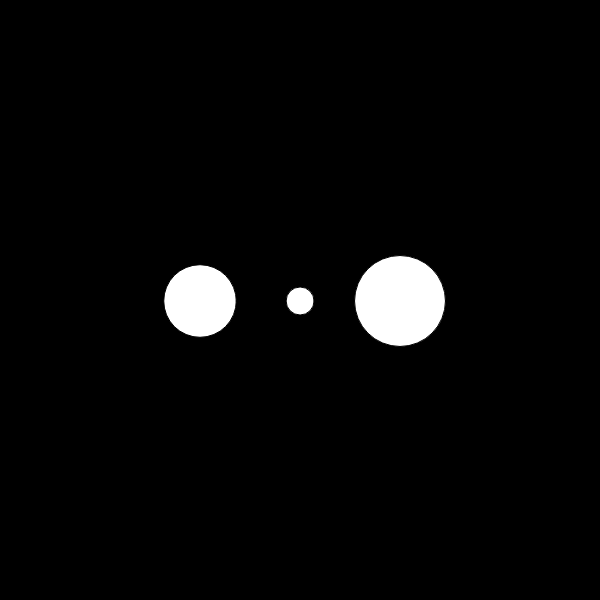
Frame 1 (no input)
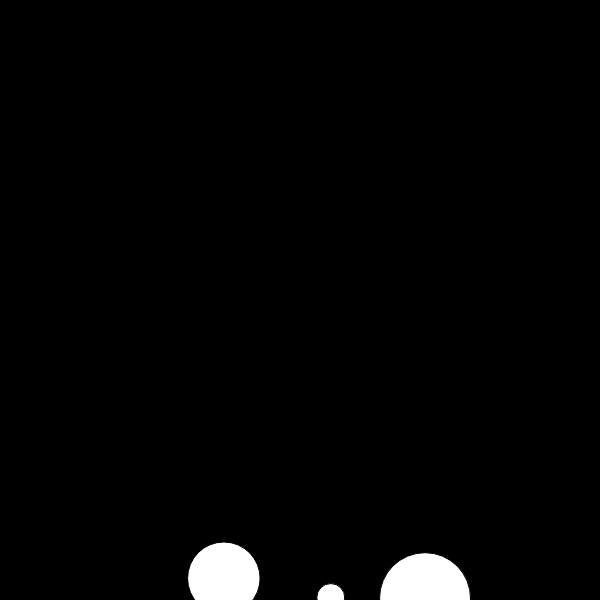
Frame 60 (no input)
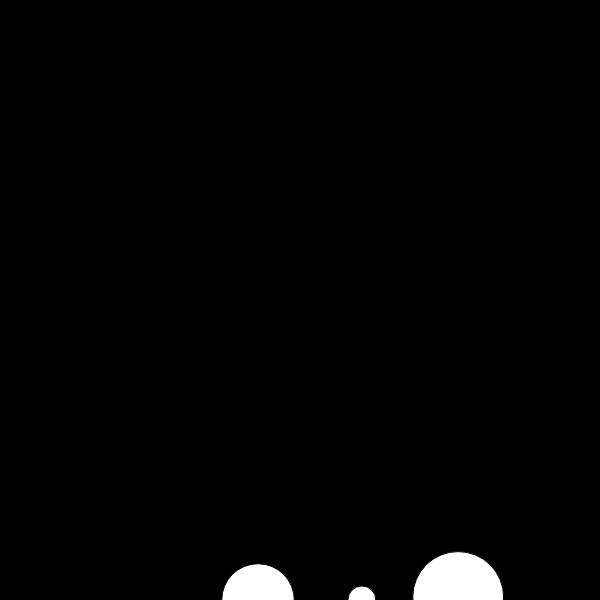
Frame 120 (the mouse pressed at the canvas centre since frame 60)

The p5.js sketch that drew these frames (run headless with seeded random() and noise() and a simulated clock; from frame 60 on, the mouse is pressed at the canvas centre):

// p5.js sketch
// ── sketch.js
const C_GRAVITY = 1;//concept value
const C_FRICTION = 10;
const C_RESISTANCE = 0.05;

let particles = [];

function setup(){
  createCanvas(600,600)
  background(220);

  particles.push( new Particle(width/2 - 100,height/2,random(1,25)));
  particles.push( new Particle(width/2,height/2,random(1,30)));
  particles.push( new Particle(width/2 + 100,height/2,random(1,30)));

}

function draw(){
background(0);

//create a force


  for (let i=0;i<particles.length;i++){
    let p = particles[i];

    let gravity = createVector(0,C_GRAVITY * p.mass);
    let wind = createVector(random(0.1,1),0);


    p.applyForce(gravity);//applyForce needs to be before the update
    p.applyForce(wind);
    //friction
    let friction = p5.Vector.mult(p.vel, -1);
    friction.normalize();//we only have the direction of the Vector

    friction.mult(C_FRICTION)
    friction.limit(p.vel.mag());//???
    p.applyForce(friction)

    //resistance
    let resistance = p5.Vector.mult(p.vel,-1);
    resistance.normalize();//direction
    let speed = p.vel.mag();
    let magnitude = speed * speed * C_RESISTANCE;
    resistance.mult(magnitude);
    // p.applyForce(resistance);

    p.update();
    p.checkEdges();
    p.display();
  }

}

class Particle {
  constructor(x,y,m){
    this.pos = createVector(x,y);
    this.vel = createVector(0,0);
    this.acc = createVector();
    if(m<1){
      m = 1;
    }
    this.mass = m;//this cannot be 0
    this.rad = m*2;
  }

  update(){
    this.vel.add(this.acc);
    this.pos.add(this.vel);
    this.acc.mult(0);

  }
  applyForce(f){
    let force = f.copy();//so that we don't change the original force
    force.div(this.mass);//F = ma
    this.acc.add(force);
  }

  checkEdges(){
    if(this.pos.x < 0){
      this.pos.x = 0;
      this.vel.x *= -1
    }
    else if(this.pos.x > width){
      this.pos.x = width;
      this.vel.x *= -1
    }
    if(this.pos.y > height ){
      this.pos.y = height;
      this.vel.y *= -1
    }

  }

  display(){
    push();
    translate(this.pos.x,this.pos.y);
    ellipse(0,0,this.rad*2,this.rad*2)
    pop()
  }
}
